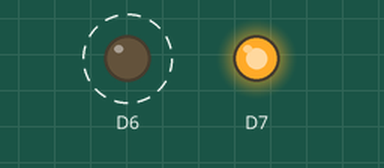
The sketch below on a simulated ESP8266 (NodeMCU). Parts: output pins drawn as LEDs (lit = HIGH). Dashed ring = blinking.

Above: at 0.5 s.
Timing chart, 0 to 4.6 s (numbered marks = the images above):
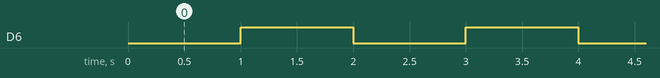

The sketch:

sketch_feb24a.ino
```cpp
void setup() {
  pinMode(D6, OUTPUT);
  pinMode(D7, OUTPUT);
  digitalWrite(D7,HIGH);//red ligth(default LOW)
  digitalWrite(D6,HIGH);//red ligth(default LOW)
}

void loop(){
  digitalWrite(D6,LOW);//green ligth
  delay(1000);
  digitalWrite(D6,HIGH);
  delay(1000);
}
```

Measured:
- by itself, D6: alternates HIGH for 1.0 s and LOW for 1.0 s
